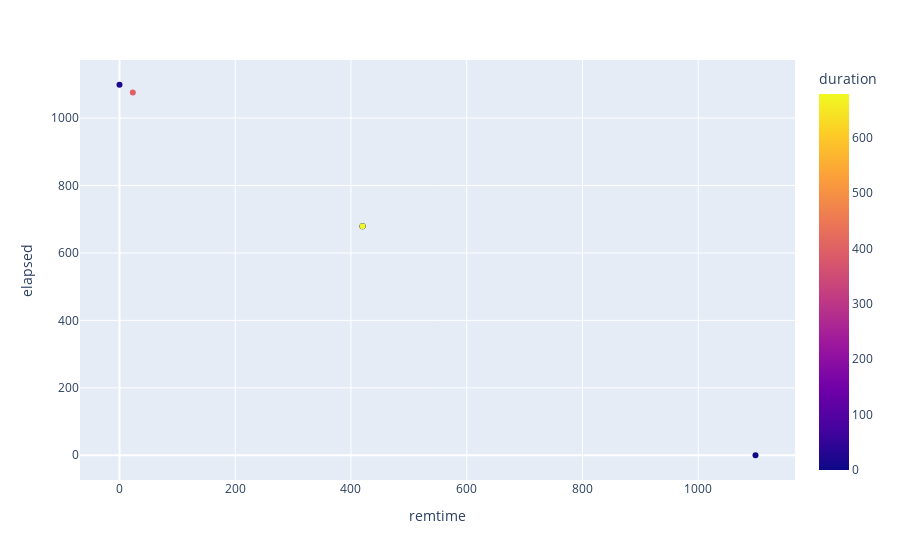

Notebook code for this chart:
### Code cell
data.loc[data["Case ID"] == "A"]
data_a = data.loc[data["Case ID"] == "A"]
data_a['duration'] = (data_a["duration"]*60).round()
import plotly.express as px

fig = px.scatter(data_a, x = "remtime", y = "elapsed", color = "duration")
fig.show()

### Figure 1 — Plotly figure (JSON) as saved in the notebook; plotly's stock layout.template omitted (floating-point values rounded to 4 significant figures)
{"data": [{"hovertemplate": "remtime=%{x}<br>elapsed=%{y}<br>duration=%{marker.color}<extra></extra>", "legendgroup": "", "marker": {"color": [23, 397, 0, 0, 679, 0], "coloraxis": "coloraxis", "symbol": "circle"}, "mode": "markers", "name": "", "orientation": "v", "showlegend": false, "type": "scatter", "x": [0, 23, 420, 420, 420, 1099], "xaxis": "x", "y": [1099, 1076, 679, 679, 679, 0], "yaxis": "y"}], "layout": {"coloraxis": {"colorbar": {"title": {"text": "duration"}}, "colorscale": [[0, "#0d0887"], [0.1111, "#46039f"], [0.2222, "#7201a8"], [0.3333, "#9c179e"], [0.4444, "#bd3786"], [0.5556, "#d8576b"], [0.6667, "#ed7953"], [0.7778, "#fb9f3a"], [0.8889, "#fdca26"], [1, "#f0f921"]]}, "legend": {"tracegroupgap": 0}, "margin": {"t": 60}, "xaxis": {"anchor": "y", "domain": [0, 1], "title": {"text": "remtime"}}, "yaxis": {"anchor": "x", "domain": [0, 1], "title": {"text": "elapsed"}}}}
